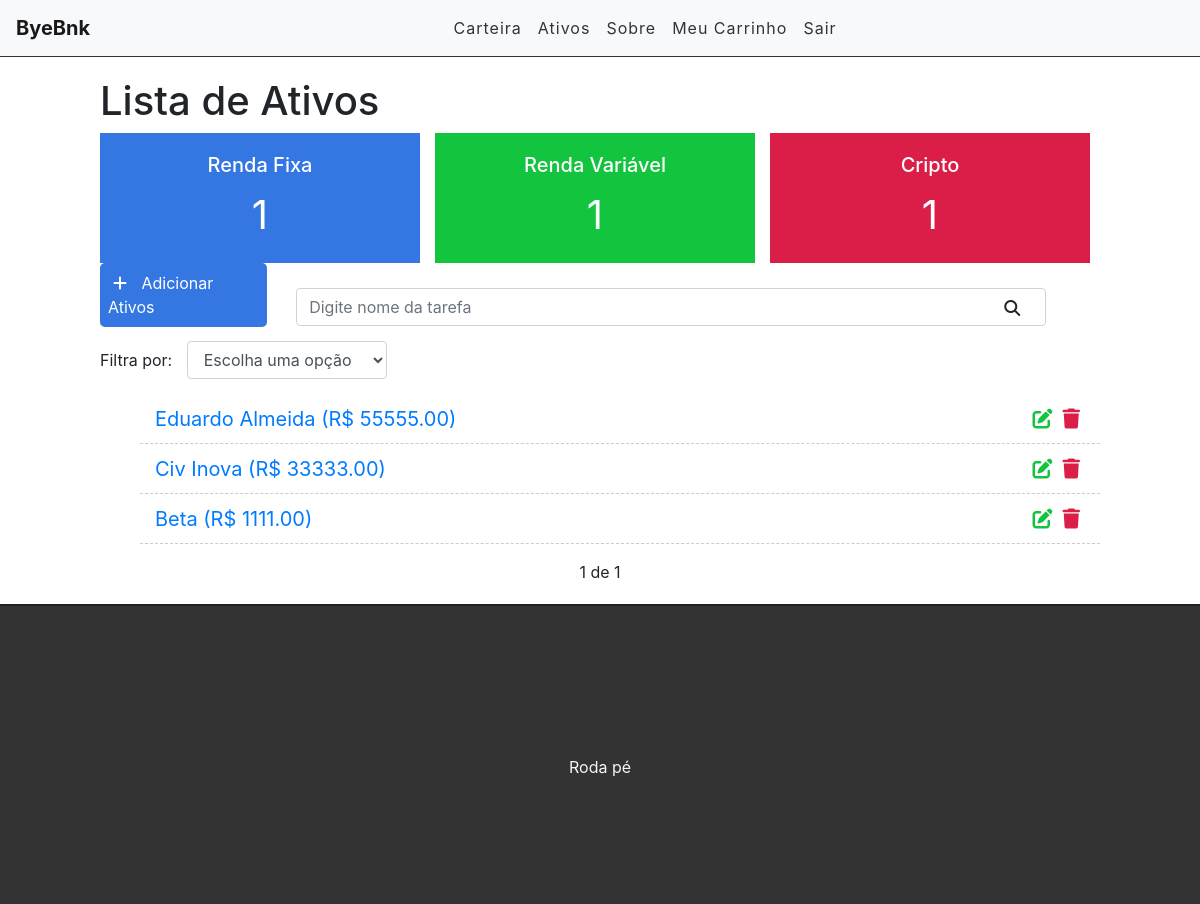
/coinList/ (signed in), run on an earlier commit of the app's database.
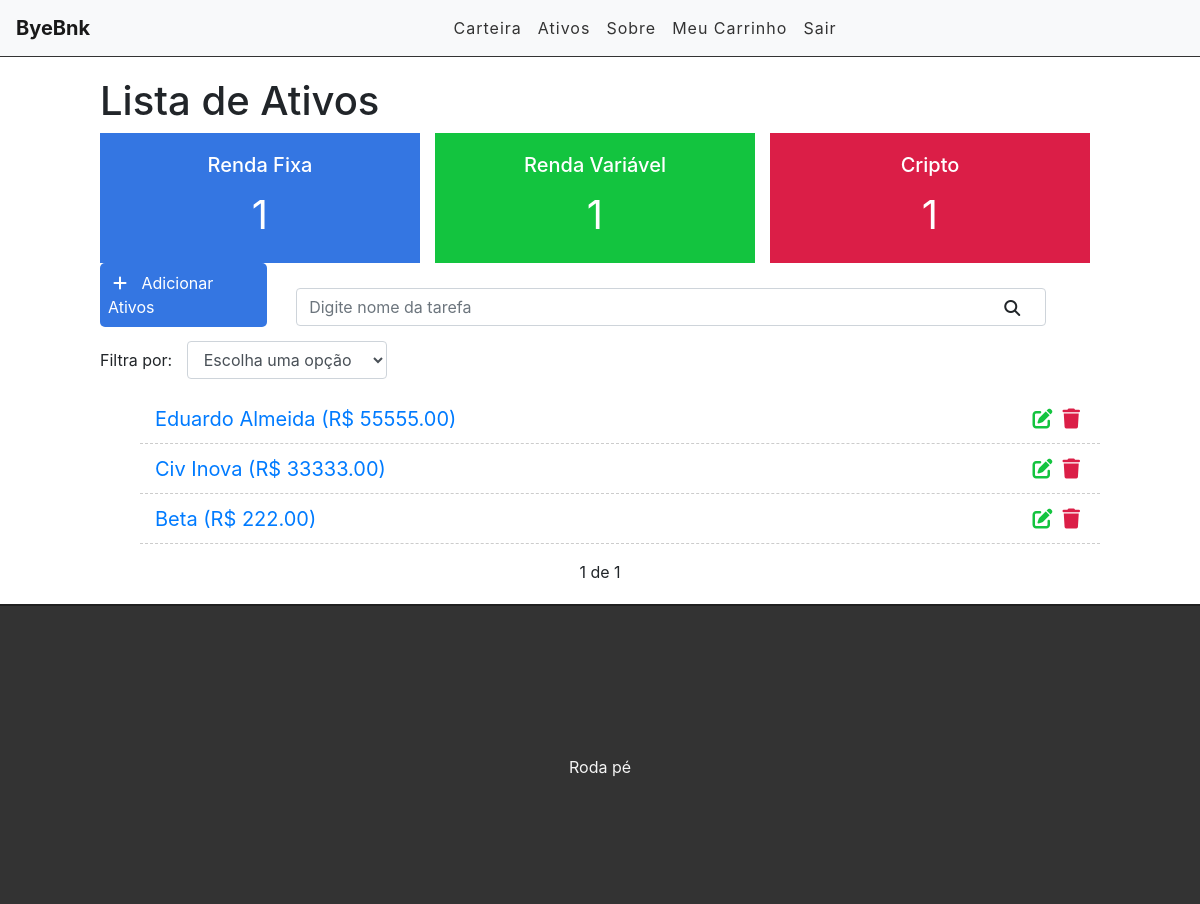
And on a later commit of the database.
### coins/models.py (models this page shows, shortened)
class Coin(models.Model):
    STATUS = (
        ('fixa', 'Renda Fixa'),
        ('variavel', 'Renda Variável'),
        ('cripto', 'Cripto')
    )
    nome = models.CharField(max_length=255)
    valor = models.DecimalField(max_digits=10, decimal_places=2, default=0)
    modalidade = models.CharField(max_length=8, choices=STATUS)
    user = models.ForeignKey(get_user_model(), on_delete=models.CASCADE)
    created_at = models.DateTimeField(auto_now_add=True)
    updated_at = models.DateTimeField(auto_now=True)
    class Meta:
        ordering = ("nome",)
        verbose_name = "ativo"
        verbose_name_plural = "ativos"

### coins/views.py (the view)
# urls.py: path('coinList/', views.coinList, name='coin-list'),
@login_required
def coinList(request):
    search = request.GET.get('search')
    filter = request.GET.get('filter')
    fixa = Coin.objects.filter(modalidade='fixa').count()
    variavel = Coin.objects.filter(modalidade='variavel').count()
    cripto = Coin.objects.filter(modalidade='cripto').count()
    if search:
        coins = Coin.objects.filter(nome__icontains=search)
    elif filter:
        coins = Coin.objects.filter(modalidade=filter)
    else:
        coins_list = Coin.objects.all().order_by('-created_at')
        paginator = Paginator(coins_list, 3)
        page = request.GET.get('page')
        coins = paginator.get_page(page)
    return render(request, 'coins/listcoin.html', {'coins': coins, 'fixa': fixa, 'variavel': variavel, 'cripto': cripto})

### templates/coins/listcoin.html (shortened to what this page needs)
{% extends 'base.html' %}
{% block content %}
<div class="offset-1 col-10 list-div">
    <h1>Lista de Ativos</h1>
    <div class="container dashboard">
        <div class="col-4 dashboard-box" id="dashboard-fixa">
            <h4>Renda Fixa</h4>
            <span>{{ fixa }}</span>
        </div>
        <div class="col-4 dashboard-box" id="dashboard-variavel">
            <h4>Renda Variável</h4>
            <span>{{ variavel }}</span>
        </div>
        <div class="col-4 dashboard-box" id="dashboard-cripto">
            <h4>Cripto</h4>
            <span>{{ cripto }}</span>
        </div>
    </div>
    <a id="add-link" href="/newcoin">
        <div id="add-link" class="col-2 add-div">
            <i class="fas fa-plus"></i> Adicionar Ativos
        </div>
    <a>
    <div class="col-9 search-div">
        <form method="GET" id="search-form">
            <input class="form-control" type="text" id="search" name="search" placeholder="Digite nome da tarefa" value="{{ request.GET.search }}">
            <i class="fas fa-search" id="search-btn"></i>
        </form>
    </div>
    <div class="col-12 filter-div">
        <span>Filtra por:</span>
        <select name="filter" id="filter" class="form-control">
            <option value="">Escolha uma opção</option>
        </select>
    </div>
    <ul class="coin-list">
        {% for coin in coins %}
        <li class="task-item">
            <span><a href="/coin/{{coin.id}}">{{ coin.nome }} (R$ {{ coin.valor }})</a></span>
            <a href="/deletecoin/{{ coin.id }}" class="delete-btn"><span><i class="fas fa-trash"></i></span></a>
            <a href="/editcoin/{{ coin.id }}"><span><i class="fas fa-edit"></i></span></a>
        </li>
        {% endfor %}
    </ul>
    <div class="pagination">
        <span class="step-links">
            {% if coins.paginator.num_pages %}
            <span class="current">
                {{ coins.number }} de {{coins.paginator.num_pages}}
            </span>
            {% endif %}
        </span>
    </div>
</div>
{% endblock %}

What changed in the data, as far as the page shows it:
changed Coin "Beta": valor "1111.00" → "222.00"
